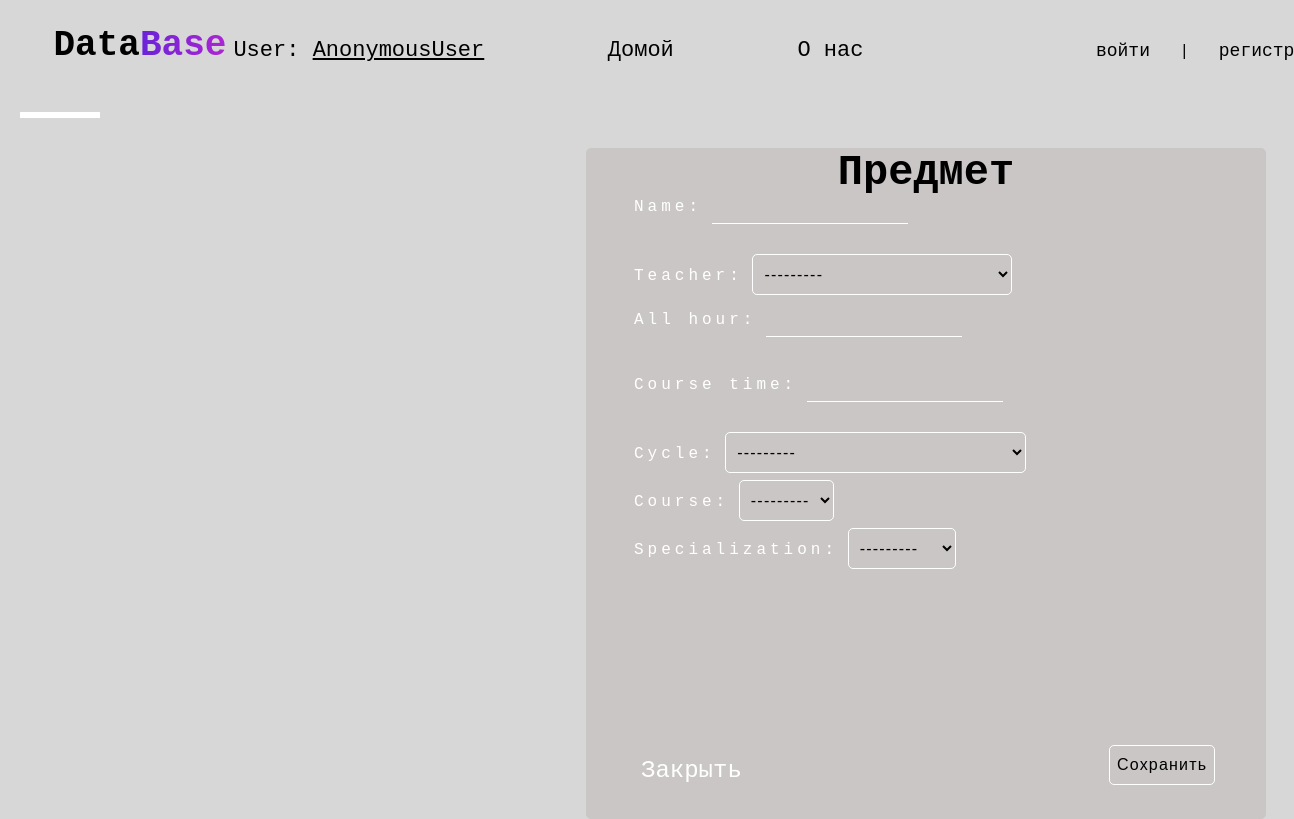
The app's page /db/subject/4/update/ with its own data.
### student_db/models.py (models this page shows, shortened)
class Teacher(models.Model):
    name = models.CharField(max_length=50)
    middle_name = models.CharField(max_length=50)
    last_name = models.CharField(max_length=50)
    phone = models.CharField(max_length=20)
    subject = models.CharField(max_length=50)
    work = models.CharField(max_length=50, choices=[('мастер', "мастер"), ("учитель", "учитель")], null=True)
    def __str__(self):
        return self.middle_name +' '+ self.name +' '+ self.last_name

class Speciality(models.Model):
    name = models.CharField(max_length=100)
    teacher = models.ForeignKey(Teacher, on_delete=models.CASCADE, null=True)
    course = models.CharField(max_length=50, choices=[("два года", "два года"),
                                                      ("три месяца", "три месяца"),
                                                      ("год (после 9)", "год (после 9)"),
                                                      ("год (после 9 и 11)", "год (после 9 и 11)")],
                              unique=True, null=True)
    education_form = models.CharField(max_length=50, choices=[('контракт', 'контракт'), ('бюджет', 'бюджет')])
    for_edu = models.CharField(max_length=10, choices=[('9', '9'), ('11', '11'), ('9 и 11', '9 и 11')], null=True)
    def __str__(self):
        return self.name

class Subject(models.Model):
    name = models.CharField(max_length=50)
    teacher = models.ForeignKey(Teacher, on_delete=models.CASCADE, related_name='teach', null=True)
    all_hour = models.IntegerField(null=False, default='')
    course_time = models.IntegerField(null=False, default='')
    cycle = models.CharField(max_length=255, choices=[('профессионально-техническое', 'профессионально-техническое'),
                                      ('общеобразовательное', 'общеобразовательное')], null=True)
    course = models.CharField(max_length=10, choices=[('1', '1'), ('2', '2')])
    specialization = models.ForeignKey(Speciality, on_delete=models.CASCADE, null=True)

### student_db/views.py (the view)
# urls.py: path('subject/<int:pk>/update/', views.subject_update, name='subject_update'),
def subject_update(request, pk):
    subject = get_object_or_404(Subject, pk=pk)
    form = SubjectForm(request.POST, instance=subject)
    context = {'form': form}
    if form.is_valid():
        form.save()
        return redirect('student:subject_list')
    return render(request, 'subject/subject_form.html', context)

### student_db/forms.py
class SubjectForm(forms.ModelForm):
    class Meta:
        model = Subject
        fields = '__all__'

### student_db/templates/subject/subject_form.html (shortened to what this page needs)
{% extends 'db.html' %}
 {% load static %}
 {% block content %}
 <link rel="stylesheet" href="{% static 'css/form.css' %}">
 <main class="main">
     <div class="forms">
      <h1>Предмет</h1>
         <div class="user-box">
              <form method="post">
                {{ form.as_p }}
                <button type="submit">Сохранить</button>
              </form>
         </div>
      <a href="{% url 'student:subject_list' %}">Закрыть</a>
     </div>
  </main>
{% endblock content %}

### static/css/db.css (style rules this page uses)
* { margin: 0; padding: 0; box-sizing: border-box; }
body { background: #000; color: white; font-family: 'Courier New', monospace; }

### static/css/form.css (style rules this page uses)
* { margin: 0; padding: 0; box-sizing: border-box; }
body { background: #d7d7d7; color: black; font-family: 'Courier New', monospace; }
.main form { position: absolute; top: 40px; left: 47px; height: 607px; }
.main form select { padding: 10px 7px; margin-bottom: 7px; background: transparent; border-radius: 5px; border: 1px solid white; font-size: 16px; letter-spacing: 1.2px; }
.forms { border: 1px solid #cbc6c6; background: #cbc6c6; border-radius: 5px; width: 680px; height: 671px; display: block; top: 148px; left: 586px; position: absolute; }
.forms h1 { font-size: 42px; text-align: center; }
.user-box { width: 602px; height: 90%; margin: 0 auto; }
.user-box form label { top: 0; left: 0; padding: 10px 0; font-size: 16px; color: white; pointer-events: none; transition: .5s; letter-spacing: 4px; }
.user-box form input { width: 50%; padding: 8px 0; font-size: 16px; color: #fff; margin-bottom: 30px; outline: none; background: transparent; border: none; border-bottom: 1px solid white; letter-spacing: 2px; }
.user-box form button { padding: 10px 7px; background: transparent; border-radius: 5px; border: 1px solid white; font-size: 16px; letter-spacing: 1.2px; position: absolute; top: 556px; left: 475px; transition-duration: .5s; }
.forms a { font-size: 24px; color: white; text-decoration: none; position: absolute; bottom: 34px; left: 54px; transition-duration: .5s; }

### records on screen
Subject: teacher "---------", cycle "---------", course "---------", specialization "---------"

### other values on screen
{{ user }} "AnonymousUser"
